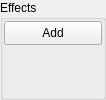
<?xml version="1.0" encoding="UTF-8"?>
<ui version="4.0">
 <class>EffectButtonStrip</class>
 <widget class="QWidget" name="EffectButtonStrip">
  <property name="geometry">
   <rect>
    <x>0</x>
    <y>0</y>
    <width>106</width>
    <height>100</height>
   </rect>
  </property>
  <property name="sizePolicy">
   <sizepolicy hsizetype="Preferred" vsizetype="Maximum">
    <horstretch>0</horstretch>
    <verstretch>0</verstretch>
   </sizepolicy>
  </property>
  <property name="minimumSize">
   <size>
    <width>0</width>
    <height>100</height>
   </size>
  </property>
  <property name="maximumSize">
   <size>
    <width>16777215</width>
    <height>16777215</height>
   </size>
  </property>
  <property name="windowTitle">
   <string>Form</string>
  </property>
  <layout class="QHBoxLayout" name="horizontalLayout">
   <property name="spacing">
    <number>0</number>
   </property>
   <property name="leftMargin">
    <number>0</number>
   </property>
   <property name="topMargin">
    <number>0</number>
   </property>
   <property name="rightMargin">
    <number>0</number>
   </property>
   <property name="bottomMargin">
    <number>0</number>
   </property>
   <item>
    <widget class="QGroupBox" name="grpEffects">
     <property name="sizePolicy">
      <sizepolicy hsizetype="Preferred" vsizetype="Preferred">
       <horstretch>0</horstretch>
       <verstretch>0</verstretch>
      </sizepolicy>
     </property>
     <property name="title">
      <string>Effects</string>
     </property>
     <property name="alignment">
      <set>Qt::AlignLeading|Qt::AlignLeft|Qt::AlignTop</set>
     </property>
     <layout class="QVBoxLayout" name="grpLayout">
      <property name="spacing">
       <number>0</number>
      </property>
      <property name="leftMargin">
       <number>0</number>
      </property>
      <property name="topMargin">
       <number>0</number>
      </property>
      <property name="rightMargin">
       <number>0</number>
      </property>
      <property name="bottomMargin">
       <number>0</number>
      </property>
      <item>
       <widget class="QWidget" name="buttons" native="true">
        <property name="sizePolicy">
         <sizepolicy hsizetype="Preferred" vsizetype="Expanding">
          <horstretch>0</horstretch>
          <verstretch>0</verstretch>
         </sizepolicy>
        </property>
        <layout class="QVBoxLayout" name="buttonlayout">
         <property name="spacing">
          <number>1</number>
         </property>
         <property name="leftMargin">
          <number>1</number>
         </property>
         <property name="topMargin">
          <number>1</number>
         </property>
         <property name="rightMargin">
          <number>1</number>
         </property>
         <property name="bottomMargin">
          <number>1</number>
         </property>
         <item>
          <widget class="QPushButton" name="btnAdd">
           <property name="minimumSize">
            <size>
             <width>0</width>
             <height>24</height>
            </size>
           </property>
           <property name="text">
            <string>Add</string>
           </property>
          </widget>
         </item>
         <item>
          <spacer name="verticalSpacer">
           <property name="orientation">
            <enum>Qt::Vertical</enum>
           </property>
           <property name="sizeHint" stdset="0">
            <size>
             <width>20</width>
             <height>34</height>
            </size>
           </property>
          </spacer>
         </item>
        </layout>
       </widget>
      </item>
     </layout>
    </widget>
   </item>
  </layout>
 </widget>
 <resources/>
 <connections/>
</ui>
